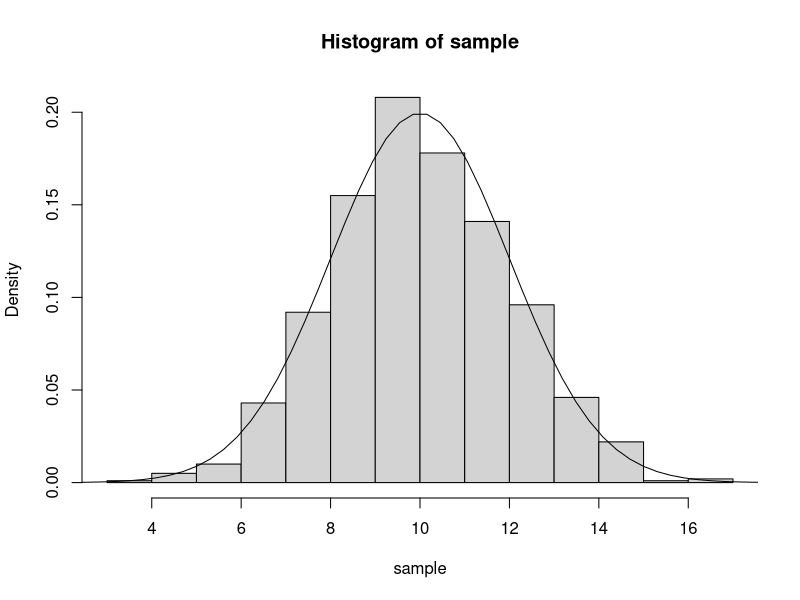
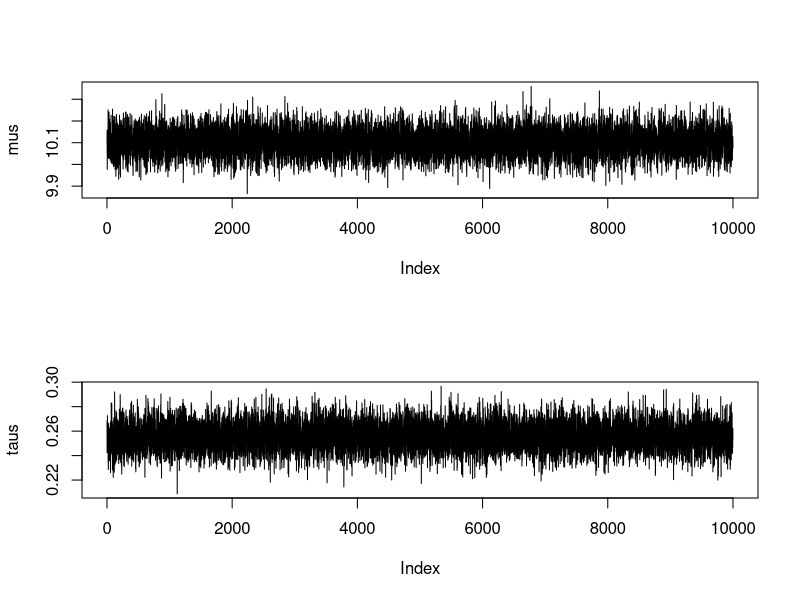
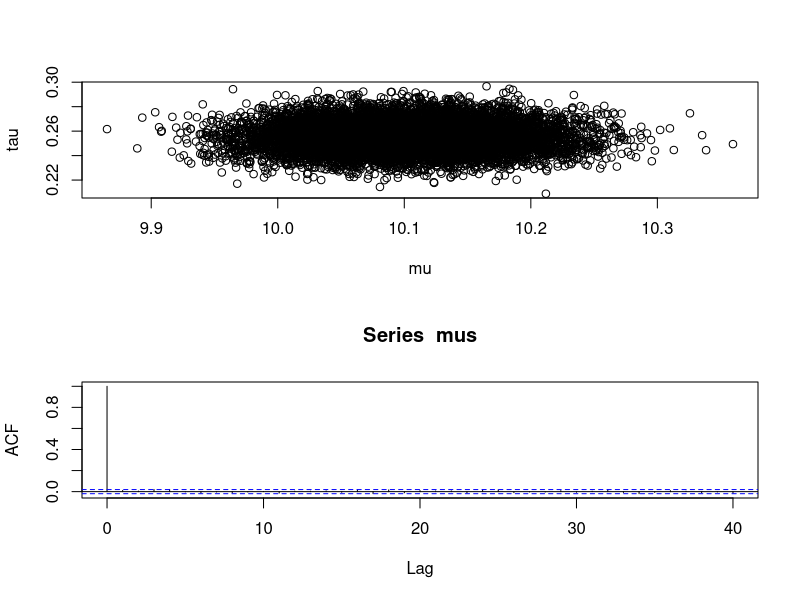
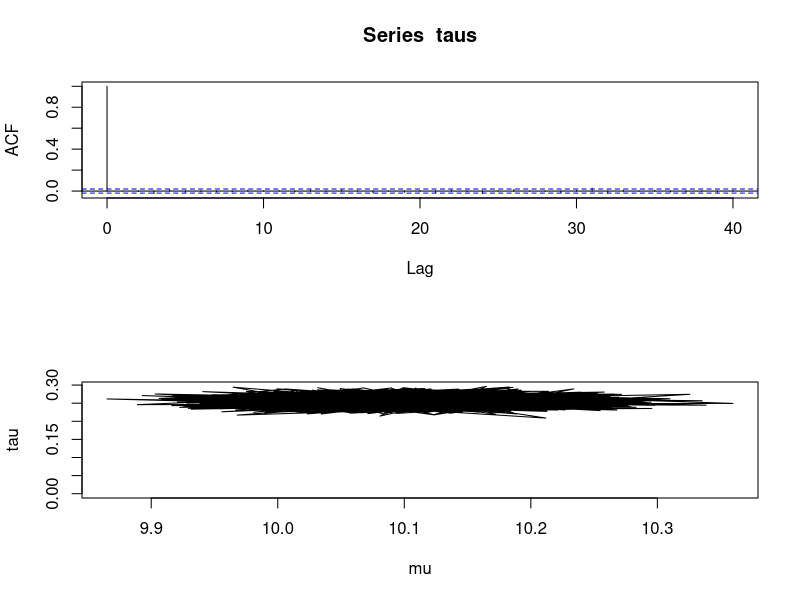
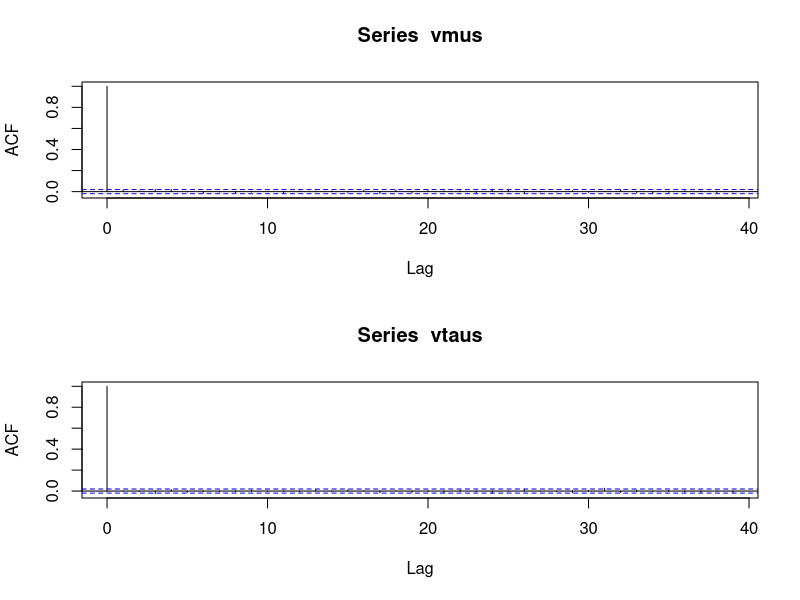
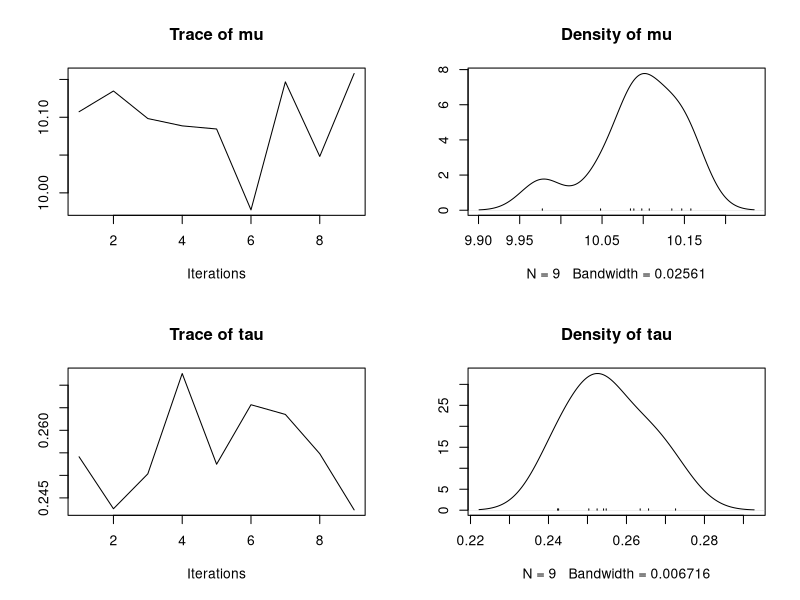
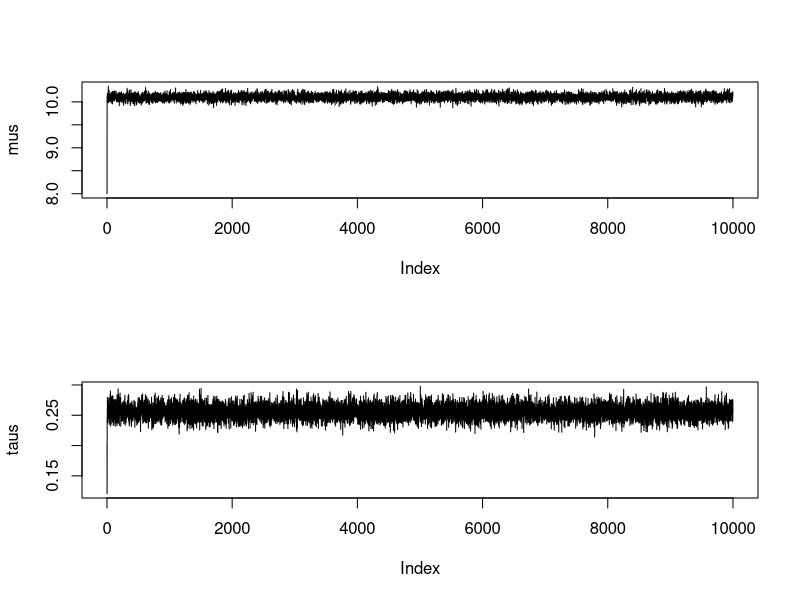
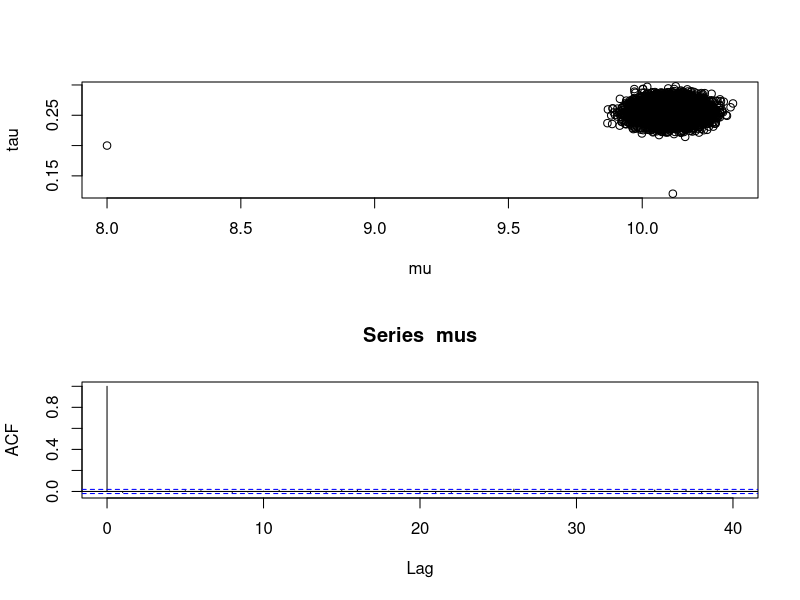

The R source for these figures, in order:
## ---- chunk 1
library(fields)
library(coda)
library(ggplot2)
library(mgcv)
#library(mvtnorm)
## ---- chunk 2
sampleNorm = function(n){
    
    mu = 10
    v = 4
    
    sample = rnorm(n, mu, sqrt(v))
    
    return(sample)
    
}

sample = sampleNorm(1000)

hist(sample, freq = FALSE)

xs = seq(-5, 25, len = 100)
ys = dnorm(xs, 10, sqrt(4))
lines(xs, ys, type = 'l')
## ---- chunk 3
dNormGamma = function(x, params){
    
    mu = x[1]
    tau = x[2]
    
#     print(paste('mu', mu))
#     print(paste('tau', tau))
    
    m = params$m
    nu = params$nu
    alpha = params$alpha
    beta = params$beta
    
#     print(paste('m', m))
#      print(paste('nu', nu))
#      print(paste('alpha', alpha))
#      print(paste('beta', beta))
    
    dTau = dgamma(tau, alpha + 0.5, beta)
    
  
    
    dMuGivenTau = dnorm(mu, m, sqrt(1/(nu*tau)))
    
#     print(paste('dTau', dTau))
#     print(paste('dMu', dMuGivenTau))
    
    dens = dMuGivenTau * dTau
    
    return(dens)

}
## ---- chunk 4
updateParams = function(x, params){
    
    n = length(x)
    xbar = mean(x)
    v = ((n-1)/n)*var(x)
    
    m = params$m
    nu = params$nu
    alpha = params$alpha
    beta = params$beta
    
    newparams = vector(mode = 'list')
    
    newparams$m = (n*xbar + nu*m)/(n + nu)
    newparams$nu = n + nu
    newparams$alpha = (n/2) + alpha 
    newparams$beta = (n/2)*v + (n*nu/(n + nu))*(xbar - m)^(2)/2 + beta
    
    return(newparams)
    
}
## ---- chunk 5
sampleNormGamma1 = function(params){
    
    m = params$m
    nu = params$nu
    alpha = params$alpha
    beta = params$beta
    
    tau = rgamma(1, alpha + 0.5, beta)
    
    mu = rnorm(1, m, sqrt(1/(nu*tau)))
    
    return(c(mu, tau))
}

sampleNormGamma = function(N, params){
    
    sample = sapply(1:N, function(i){sampleNormGamma1(params)})
    
    return(sample)
}


## ---- chunk 6
plotMuTauSamp = function(sample){
    
    mus = sample[1,]
    taus= sample[2,]
    
    par(mfrow = c(2, 1))
    plot(mus, type = 'l')
    plot(taus, type = 'l')
    
    dfsample = as.data.frame(t(sample))
    names(dfsample) = c('mu', 'tau')
    
    plot(dfsample)
    
#     ggplot(dfsample, aes(x=mus, y=taus)) + 
#     stat_density_2d(aes(fill = ..level..), geom = "polygon", colour="white") +
#     scale_fill_distiller(palette= "Spectral", direction=1)
    
    
}

computeAndPlotACFetc = function(sample, bi){
    
    mus = sample[1,]
    taus= sample[2,]
  
    acf(mus)
    acf(taus)

    
    dfsample = as.data.frame(t(sample))
    names(dfsample) = c('mu', 'tau')
    
    plot(dfsample, ylim = c(0, max(dfsample$tau)), type = 'l')

    
    # Subtract burn-in
    vmus = mus[(bi + 1):length(mus)]
    vtaus = taus[(bi + 1):length(taus)]
    vdfsample = dfsample[bi:length(dfsample),]
    
    acf(vmus)
    acf(vtaus)

    
    # Compute estimated expectations and standard deviations
    Es = c(mean(vmus), mean(vtaus))
  
    print(paste("Estimated expected values of mu and tau are:", Es))
  
  
    sDs = c(sd(vmus), sd(vtaus))
  
    print(paste("Estimated standard deviations of mu and tau are:", sDs))
  
    
    x = mcmc(data= vdfsample)

    summary(x)
    
    plot(x)
    
  
    eSs = effectiveSize(vdfsample)
  
  
    print(paste("Effective sample sizes are:", eSs))
  
  
    mCsDs = sDs / sqrt(eSs)
  
    print(paste("MCMC standard errors are:", mCsDs))

    
    
}
## ---- chunk 7
n = 1000

x = sampleNorm(n) 

params = vector(mode = 'list')

params$m = 0
params$nu = 0
params$alpha = 0.5
params$beta = 0

newparams = updateParams(x, params)

newparams

N = 10000

postSample = sampleNormGamma(N, newparams)

plotMuTauSamp(postSample)

computeAndPlotACFetc(postSample, 10)
## ---- chunk 8

## ---- chunk 9
mprime = newparams$m
nuprime = newparams$nu
alphaprime = newparams$alpha
betaprime = newparams$beta

print(paste("Expectation of m' is:", mprime))
print(paste("Standard deviation of m' is:", sqrt(betaprime / (nuprime * (alphaprime - 1)))))
print(paste("Expectation of tau' is:", alphaprime/betaprime))
print(paste("Standard deviation of m' is:", sqrt(alphaprime / (betaprime^(2)))))

## ---- chunk 10

gibbsmu = function(oldtau, params) {
  
    m = params$m
    nu = params$nu
    
    newmu = rnorm(1, m, sqrt(1/(nu*oldtau)))

    return(newmu)
}


gibbstau = function(oldmu, params) {
    
    alpha = params$alpha
    beta = params$beta
    nu = params$nu
    m = params$m
    
    a = alpha + 0.5
    b = beta + nu * (oldmu - m)^(2)/2
  
    newtau = rgamma(1, a, b)

    return(newtau)
  
}


gibbsNormGamma = function(initmu, inittau, N, params){
    
  
  mus <- vector(length = N)
  taus <- vector(length = N)
  
  # Set initial values
  mus[1] = initmu
  taus[1] = inittau
  
  # Gibbs sampling
  for (i in 2:N) {
    
      newtau = gibbstau(mus[i - 1], params)
    
      taus[i] = newtau

      newmu = gibbsmu(taus[i], params)
    
      mus[i] = newmu
    
  }
  

    samples = rbind(mus, taus)

    return(samples)
  
}
## ---- chunk 11
gibbsSample = gibbsNormGamma(8, 0.2, 10000, newparams)

plotMuTauSamp(gibbsSample)

computeAndPlotACFetc(gibbsSample, 10)
## ---- chunk 12
dMNorm = function(x, mu, Sigma){
    
    E = 0.5 * (x - mu) %*% solve(Sigma) %*% (x - mu)
    
    Z = sqrt(det(2 * pi * Sigma))
    
    d = exp(-E) / Z

}


MHNormGamma = function(initmu, inittau, N, params, sigmaMu, sigmaTau){

    samples = matrix(vector(), 2, 0)

    Sigma = matrix(c(sigmaMu, 0, 0, sigmaTau), nrow = 2, ncol = 2, byrow = TRUE)

    
    # Set initial values
    samples = cbind(samples, c(initmu, inittau))
    
    accepts = 0
  
  # MH sampling
  for (i in 2:N) {
      
      # Propose new values from multivariate Normal
      newVs = rmvn(1, samples[,i-1], Sigma)
      
      # Compute Qs and Ps. We do not really need this, since the proposal is symmetric.
      
      forwardQ = dMNorm(newVs, samples[,i-1], Sigma)
      backwardQ = dMNorm(samples[,i-1], newVs, Sigma)
      
#       print(paste('forwardQ', forwardQ))
#       print(paste('backwardQ', backwardQ))
      
      
      oldP = dNormGamma(samples[,i-1], newparams)
      newP = dNormGamma(newVs, newparams)
      
#       print(paste('oldP', oldP))
#       print(paste('newP', newP))
      
      # Compute ratio
      R = (backwardQ * newP) / (forwardQ * oldP)
      
#       print(R)
      accP = min(1, R)
      
      u = runif(1)
      
      accept = (u <= accP)
      
      accepts = accepts + accept
      
#       print(paste('accepts', accepts))
      
      if (accept){
          
          samples = cbind(samples, newVs)
      }
      else{
          
          samples = cbind(samples, samples[,i-1])
      }
    
  }
    
    mhResult = vector(mode = "list")
    
    mhResult$sample = samples
    mhResult$acceptR = accepts / N

    return(mhResult)
  
}
## ---- chunk 13
mhResult = MHNormGamma(8, 0.3, 10000, newparams, 0.0003, 0.0003)

mhSample = mhResult$sample

acceptRate = mhResult$acceptR

print(paste('Accept rate = ', acceptRate))

plotMuTauSamp(mhSample)

computeAndPlotACFetc(mhSample, 750)
